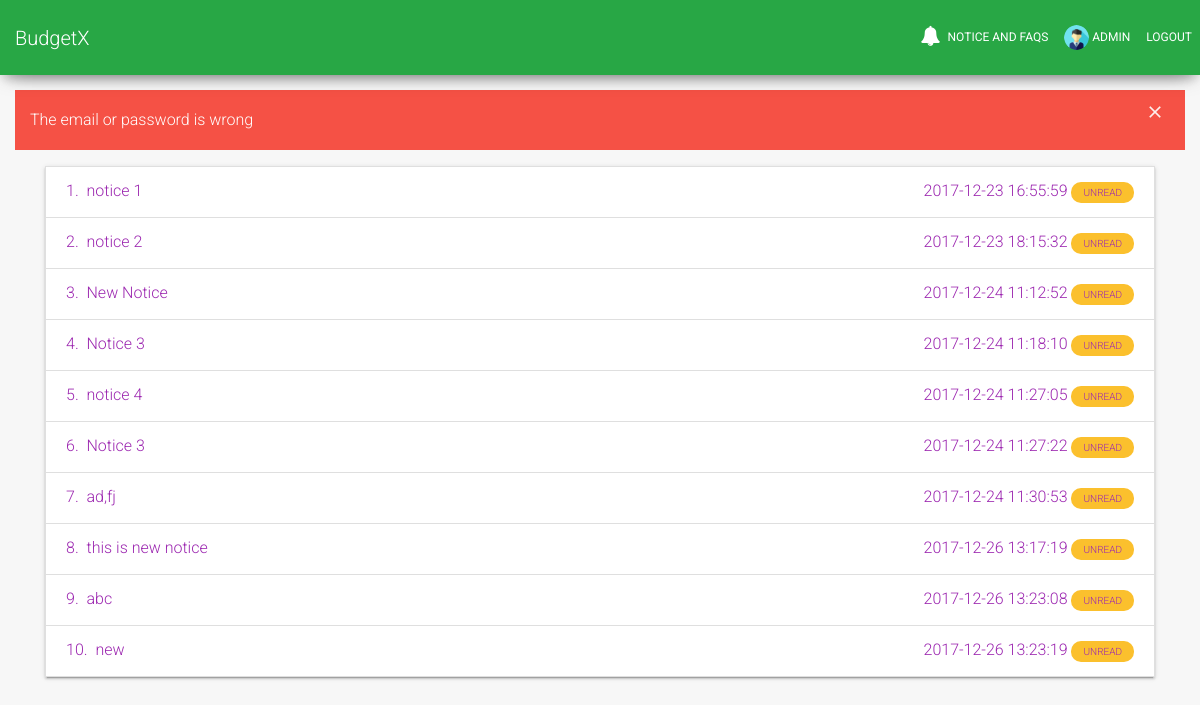
Page /notice.php (signed in) on the committed database.
### tables this page shows
CREATE TABLE IF NOT EXISTS `users` (
  `id` int(11) NOT NULL AUTO_INCREMENT,
  `role_id` int(11) DEFAULT '2',
  `image_path` varchar(255) DEFAULT '/media/default.png',
  `name` text,
  `email` varchar(255) DEFAULT NULL,
  `password` text,
  `hash` text,
  `active` int(11) DEFAULT '0',
  `count` int(11) DEFAULT '0',
  `quote_pref` int(11) DEFAULT NULL,
  PRIMARY KEY (`id`),
  UNIQUE KEY `email` (`email`),
  KEY `role_id` (`role_id`),
  CONSTRAINT `users_ibfk_5` FOREIGN KEY (`role_id`) REFERENCES `roles` (`id`)
);

CREATE TABLE IF NOT EXISTS `notices` (
  `id` int(11) NOT NULL AUTO_INCREMENT,
  `title` text,
  `body` text,
  `created_at` timestamp NOT NULL DEFAULT CURRENT_TIMESTAMP ON UPDATE CURRENT_TIMESTAMP,
  `updated_at` timestamp NOT NULL DEFAULT CURRENT_TIMESTAMP,
  PRIMARY KEY (`id`)
);

### notice.php (the view, shortened to what this page needs)
<?php include'partial_upper.php'; ?>
<div class="container">
	<div class="card">
	<ul class="list-group list-group-flush">
<?php
	$sql = "select *from notices";
	$result = mysqli_query($conn,$sql);
	$check="read";
	$sno=1;
	while($row=mysqli_fetch_assoc($result)){
?>
		<a class="list-group-item" href="/previewnotice.php?count=<?=$row['id']?>">
			<?= $sno;?>.&nbsp;
			<?= $row['title'];?>
			<span class="pull-right">
				<?= $row['updated_at'];?>
					<?php
						$cookieIndex = $check.$row['id'];
						if(!isset($_COOKIE[$cookieIndex])  || $_COOKIE[$cookieIndex]==0){
							echo '<span class="label label-warning">Unread</span>';
						}
					?>
			</span>
		</a>
		<?php
		 	$sno++;
		}
?>
	</ul>
	</div>
</div>
<?php include'partial_lower.php'; ?>

### partial_upper.php (shortened to what this page needs)
<!DOCTYPE html>
<html>
<?php
	include'partial_head.php';
	require_once 'database/connection.php';
?>
<body>
<?php include'partial_nav.php'; ?>
<div class="container col-sm-12 col-md-12">
<?php
	if(isset($_SESSION['error']) && $_SESSION['error']!=""){
		echo "<div class='alert alert-danger alert-dismissible'>
				<button type='button' class='close' data-dismiss='alert' aria-label='Close'>
				<span aria-hidden='true'><i class='material-icons'>clear</i></span>
				</button>"
				.$_SESSION['error'].
				"</div>";
	}
?>
</div>

### partial_head.php (shortened to what this page needs)
<head>
	<link rel="stylesheet" href="https://maxcdn.bootstrapcdn.com/font-awesome/latest/css/font-awesome.min.css" />
	<link rel="stylesheet" type="text/css" href="assets/bootstrap.css">
	<link rel="stylesheet" type="text/css" href="assets/material-kit.css">
	<link rel="stylesheet" type="text/css" href="assets/custom.css">
</head>

### partial_nav.php (shortened to what this page needs)
<nav class="navbar navbar-expand-lg bg-success fixed-top">
  	<a class="navbar-brand" href="/budgetx">BudgetX</a>
	<div class="collapse navbar-collapse" id="navbarSupportedContent">
	<ul class="navbar-nav ml-auto">
		<li class="nav-item">
			<a class="nav-link" href="notice.php">
				<i class="fa fa-bell"></i>
				Notice and FAQs
			</a>
		</li>
		<?php
		if(isset($_SESSION['logged_in']) && $_SESSION['logged_in'] == true){
		?>
			<li class="nav-item">
				<a class="nav-link" href="/budgetx/overview.php/?type=profile">
					<?php
						$uid = $_SESSION['user'];
						$result = mysqli_query($conn,"SELECT image_path,name FROM users WHERE id = $uid");
						$row = mysqli_fetch_assoc($result);
						$image = $row['image_path'];
					?>
					<img src="<?=$image?>" alt="image here" style="width: 25px; height:25px;" class="rounded-circle">
					<?=$row['name']?>
				</a>
			</li>
			<li class="nav-item">
				<a class="nav-link" href="\budgetx\database\logout.php">Logout</a>
			</li>
		<?php
		}
		?>
	</ul>
	</div>
</nav>

### partial_lower.php (shortened to what this page needs)
</body>
</html>

### assets/custom.css (style rules this page uses)
body { padding-top:90px; margin-bottom: 15px; height: 100%; background-color: #f7f7f7; }
html { position: relative; padding: 0px; height: 100%; }
.list-group { border-radius: 0; }
.list-group .list-group-item { border-radius: 0; }
.navbar { border-radius: 0; }
.card { border-radius: 0; border-width: 1px; }

### rows in the picture
users: image_path (placeholder picture), name "ADMIN"
notices: title "notice 1", updated_at "2017-12-23 16:55:59", shows "UNREAD"
notices: title "notice 2", updated_at "2017-12-23 18:15:32", shows "UNREAD"
notices: title "New Notice", updated_at "2017-12-24 11:12:52", shows "UNREAD"
notices: title "Notice 3", updated_at "2017-12-24 11:18:10", shows "UNREAD"
notices: title "notice 4", updated_at "2017-12-24 11:27:05", shows "UNREAD"
notices: title "Notice 3", updated_at "2017-12-24 11:27:22", shows "UNREAD"
notices: title "ad,fj", updated_at "2017-12-24 11:30:53", shows "UNREAD"
notices: title "this is new notice", updated_at "2017-12-26 13:17:19", shows "UNREAD"
notices: title "abc", updated_at "2017-12-26 13:23:08", shows "UNREAD"
notices: title "new", updated_at "2017-12-26 13:23:19", shows "UNREAD"

### other values in the picture
$_SESSION['error'] "The email or password is wrong"
